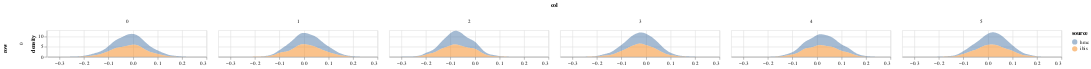

Notebook source saved alongside this figure:
### Code cell
param = 'alpha'
df = get_post_df(np.squeeze(ps[param]))
df['source'] = 'hmc'
df2 = get_post_df(particles[param])
df2['source'] = 'ibis'

plot_density(pd.concat([df,df2]))

### Figure 1 — Vega-Lite specification as saved in the notebook (floating-point values rounded to 4 significant figures; data arrays with more than 128 entries replaced by an {"elided": "..."} marker saying what was removed)
{"config": {"view": {"continuousWidth": 400, "continuousHeight": 300}}, "data": {"name": "data-984c0dcd951f33530a6d1cd6b092d3cc"}, "mark": {"type": "area", "opacity": 0.5}, "encoding": {"color": {"type": "nominal", "field": "source"}, "column": {"type": "quantitative", "field": "col"}, "row": {"type": "quantitative", "field": "row"}, "x": {"type": "quantitative", "field": "value", "title": null}, "y": {"type": "quantitative", "field": "density"}}, "height": 50, "resolve": {"scale": {"x": "independent"}}, "transform": [{"fold": ["value"]}, {"density": "value", "groupby": ["cn", "row", "col", "source"]}], "width": 300, "$schema": "https://vega.github.io/schema/vega-lite/v4.8.1.json", "datasets": {"data-984c0dcd951f33530a6d1cd6b092d3cc": {"elided": "12000 records"}}}
